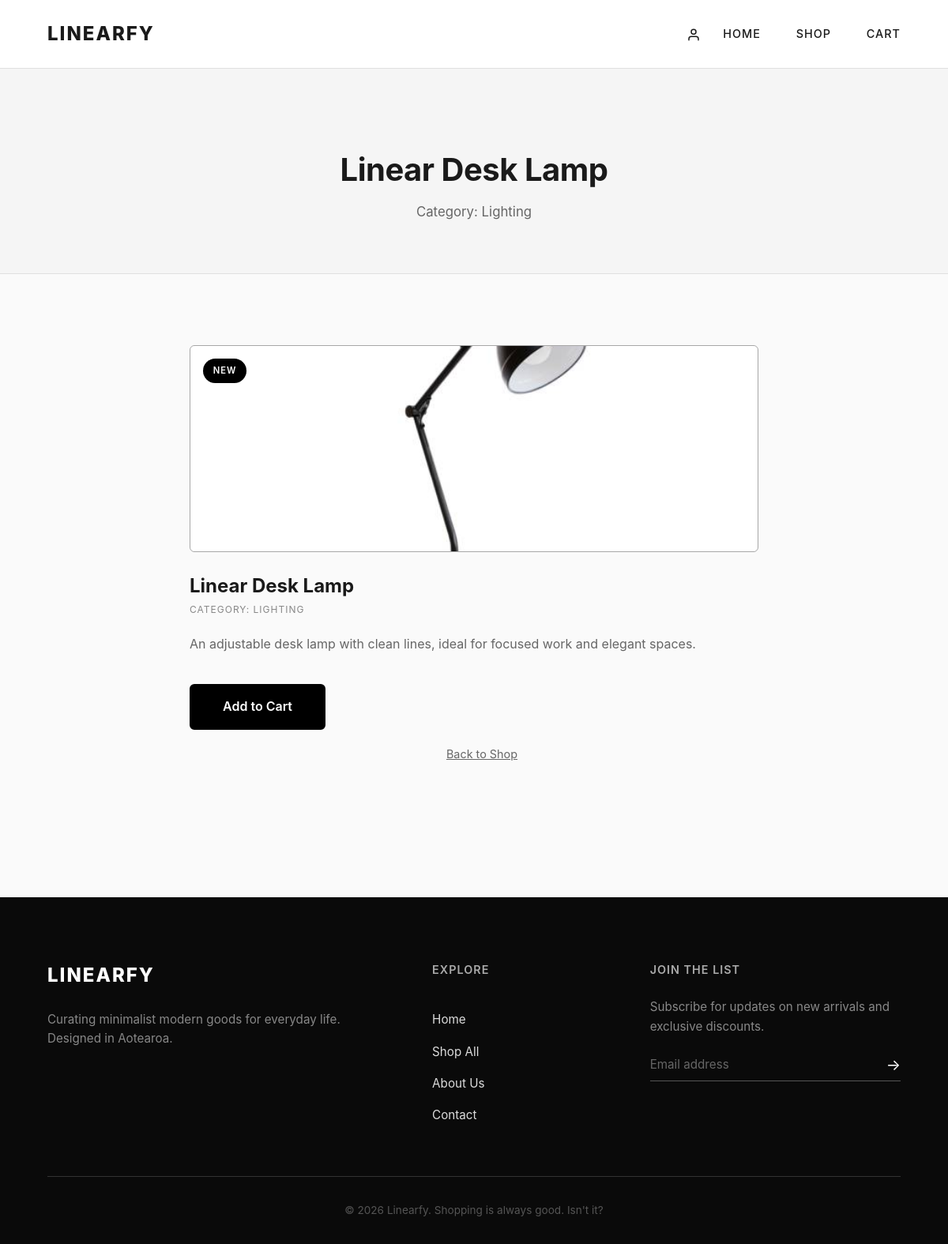
The app's page /product/4 with its own data.
### app.py (models this page shows)
class Product(db.Model):
    id = db.Column(db.Integer, primary_key=True)
    name = db.Column(db.String(100), nullable=False)
    price = db.Column(db.Float, nullable=False)
    category = db.Column(db.String(50), nullable=False)
    image = db.Column(db.String(200), nullable=False)
    description = db.Column(db.Text, nullable=False)
    is_new = db.Column(db.Boolean, default=False)
    is_sale = db.Column(db.Boolean, default=False)

### app.py (the view)
@app.route('/product/<int:product_id>')
def product_detail(product_id):
    product = Product.query.get_or_404(product_id)
    return render_template(
        'product.html',
        product=product
    )

### templates/product.html
{% extends "base.html" %}
{% block content %}
<div class="page-header">
    <div class="header-content">
        <h1>{{ product.name }}</h1>
        <p>
            Category: {{ product.category.title() }}
        </p>
    </div>
</div>
<div style="max-width: 900px; margin: auto; padding: 50px;">
    <div class="product-card" style="padding: 40px;">
        <div class="image-wrapper">
            <img
                src="{{ url_for('static',
                filename='images/products/' + product.image) }}"
                alt="{{ product.name }}"
                class="product-image"
            />
            {% if product.is_new %}
                <span class="badge">
                    New
                </span>
            {% elif product.is_sale %}
                <span class="badge">
                    Sale
                </span>
            {% endif %}
        </div>
        <div class="product-info">
            <h2>
                {{ product.name }}
            </h2>
            <p class="stock-status">
                Category:
                {{ product.category }}
            </p>
            <p style="margin-top: 20px;
                    line-height: 1.8;
                    color: #666;">
                {{ product.description }}
            </p>
            <div style="margin-top: 20px;">
                <a href="{{ url_for('add_to_cart', product_id=product.id) }}"
                   class="btn">
                    Add to Cart
                </a>
                <a href="{{ url_for('shop') }}"
                   class="continue-shopping"
                   style="margin-left:20px;">
                    Back to Shop
                </a>
            </div>
        </div>
    </div>
</div>
{% endblock %}

### static/css/style.css (style rules this page uses)
* { margin: 0; padding: 0; box-sizing: border-box; font-family: 'Inter', 'Segoe UI', Tahoma, Geneva, Verdana, sans-serif; }
html, body { -ms-overflow-style: none; scrollbar-width: none; }
:root { --primary-color: #000000; --bg-color: #fafafa; --text-color: #1a1a1a; --border-color: #e0e0e0; --input-bg: #ffffff; }
body { background-color: var(--bg-color); color: var(--text-color); line-height: 1.6; }
.btn { display: inline-block; padding: 0.9rem 2.5rem; background-color: var(--primary-color); color: #ffffff; text-decoration: none; border: 2px solid var(--primary-color); border-radius: 6px; cursor: pointer; margin-top: 1rem; font-size: 1rem; font-weight: 600; transition: all 0.3s ease; }
.product-image { width: 100%; height: 260px; object-fit: cover; border-radius: 12px; display: block; }
.product-card { background: transparent; border: none; text-align: left; }
.image-wrapper { position: relative; overflow: hidden; border-radius: 6px; margin-bottom: 1.5rem; border: 1px solid rgb(167, 167, 167); }
.product-image { aspect-ratio: 4 / 5; background-color: #eaeaea; width: 100%; border-radius: 6px; transition: transform 0.6s cubic-bezier(0.25, 0.46, 0.45, 0.94); }
.badge { position: absolute; top: 1rem; left: 1rem; background-color: var(--primary-color); color: #ffffff; font-size: 0.7rem; padding: 0.4rem 0.8rem; border-radius: 20px; letter-spacing: 1px; text-transform: uppercase; font-weight: 600; }
.product-info { padding: 0; }
.stock-status { font-size: 0.75rem; color: #888888; text-transform: uppercase; letter-spacing: 1px; margin-bottom: 0.4rem; }
.page-header { background-color: #f5f5f5; padding: 6rem 5% 4rem; text-align: center; border-bottom: 1px solid var(--border-color); }
.page-header h1 { font-size: 2.5rem; font-weight: 700; margin-bottom: 0.5rem; letter-spacing: -0.5px; }
.page-header p { color: #666666; font-size: 1.05rem; }
.continue-shopping { display: block; text-align: center; margin-top: 1.2rem; color: #666666; text-decoration: underline; font-size: 0.9rem; transition: color 0.2s ease; }

### records on screen
Product: name "Linear Desk Lamp", category "Lighting", image (picture), category "LIGHTING", description "An adjustable desk lamp with clean lines, ideal for focused work and elegant spaces."
